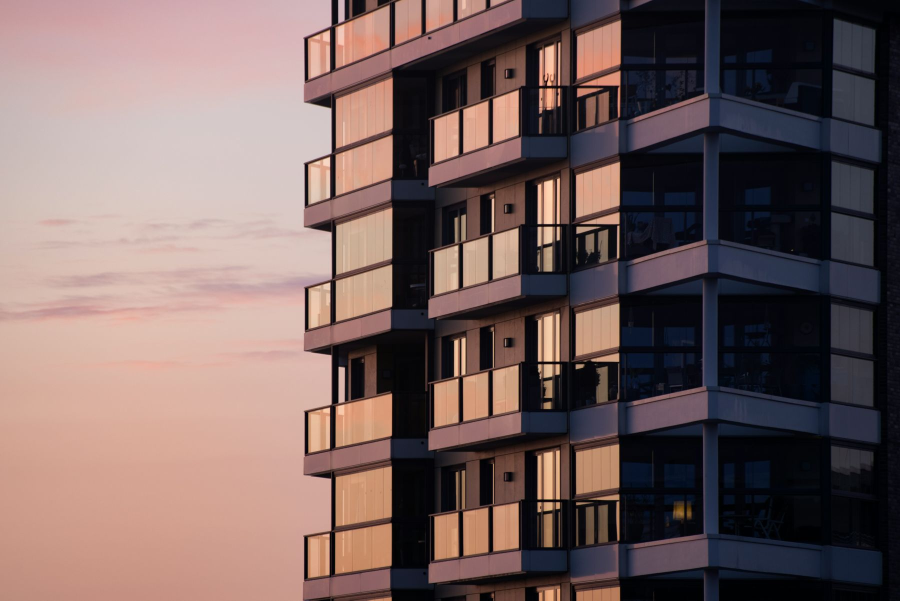
#> input picture backend/app/modules/creative/assets/photos/glass-dusk.jpg, 1800 x 1201 px (shown at 1/2 size)
$ python -i analysis.py   (imports and definitions only)   (older library calls are emulated)
#> lines starting #> are read from the running program, lines starting #| are printed output that depends on the picture; after the words box and inside, x2 and y2 are one past the last pixel; in counts of white or black regions, pixels touching at a corner belong together
"""Photo quality analysis with OpenCV/numpy only: exposure, blur, size, tilt, noise and 'mostly sky or floor'.

    q = analyze(img)            # img: BGR uint8 ndarray, a PIL image, or a path
    q["score"], q["issues"], q["tips"]

Everything is measured on a copy downscaled to ANALYSIS_SIDE so a phone photo takes a few tens of milliseconds on a CPU.
The result is advice for the agent; it never changes the photo.
"""
from __future__ import annotations

import math
from pathlib import Path
from typing import Any, Dict, List, Optional, Tuple, Union

import cv2
import numpy as np
from PIL import Image, ImageOps

ANALYSIS_SIDE = 640          # long side used for every measurement
SMALL_LONG_SIDE = 800        # below this the photo looks soft on a phone screen and in cards
SMALL_SHORT_SIDE = 500

DARK_MEAN, DARK_P90 = 80.0, 150.0
BRIGHT_MEAN, BRIGHT_CLIP = 195.0, 0.22
BLUR_VAR = 50.0              # Laplacian variance (at ANALYSIS_SIDE) below this is soft
TILT_MIN, TILT_MAX = 1.2, 12.0   # degrees; beyond TILT_MAX the lines are perspective, not a tilted phone
NOISE_SIGMA = 3.0            # flat-area noise estimate at 1:1 (reads ~2/3 of the true sigma) above this is grainy
FLAT_BAND = 0.55             # a top or bottom band this tall with almost no detail = mostly sky or floor

ISSUES = ("dark", "bright", "blurry", "small", "tilted", "noisy", "mostly_sky_or_floor")
TIPS = {
    "dark": "Take it again with the lights on, or by day near a window.",
    "bright": "Too bright: avoid pointing at a window or the sun.",
    "blurry": "Blurry: hold the phone still and tap to focus.",
    "small": "Small photo: send the original from the camera, not a forwarded copy.",
    "tilted": "Hold the phone straight so walls look upright.",
    "noisy": "Grainy: more light helps more than zoom.",
    "mostly_sky_or_floor": "Point the camera at the room, not the floor or the sky.",
}
PENALTY = {"dark": 26, "bright": 20, "blurry": 30, "small": 18, "tilted": 12, "noisy": 10, "mostly_sky_or_floor": 16}

ImageLike = Union[np.ndarray, Image.Image, str, Path]


def load_bgr(src: ImageLike) -> np.ndarray:
    """BGR uint8 array from an array, a PIL image or a file (EXIF orientation applied)."""
    if isinstance(src, np.ndarray):
        img = src
        if img.ndim == 2:
            img = cv2.cvtColor(img, cv2.COLOR_GRAY2BGR)
        elif img.shape[2] == 4:
            img = cv2.cvtColor(img, cv2.COLOR_BGRA2BGR)
        return np.ascontiguousarray(img.astype(np.uint8, copy=False))
    if isinstance(src, (str, Path)):
        with Image.open(src) as im:
            return load_bgr(ImageOps.exif_transpose(im))
    im = src.convert("RGB")
    return cv2.cvtColor(np.asarray(im), cv2.COLOR_RGB2BGR)


def downscale(img: np.ndarray, side: int = ANALYSIS_SIDE) -> np.ndarray:
    h, w = img.shape[:2]
    s = side / max(h, w)
    if s >= 1:
        return img
    return cv2.resize(img, (max(1, round(w * s)), max(1, round(h * s))), interpolation=cv2.INTER_AREA)


# ---- single measurements ----------------------------------------------------------------------------
def exposure(gray: np.ndarray) -> Dict[str, float]:
    g = gray.astype(np.float32)
    return {"mean": float(g.mean()), "p10": float(np.percentile(g, 10)), "p90": float(np.percentile(g, 90)),
            "clip_hi": float((gray >= 250).mean()), "clip_lo": float((gray <= 5).mean())}


def sharpness(gray: np.ndarray) -> float:
    """Variance of the Laplacian at ANALYSIS_SIDE. Sharp room photos measure 200-1300; a soft one is below ~50."""
    return float(cv2.Laplacian(gray, cv2.CV_32F, ksize=1).var())


def centre_crop_gray(img: np.ndarray, side: int = 900) -> np.ndarray:
    """A full-resolution centre crop (noise disappears when a photo is downscaled, so it is measured at 1:1)."""
    h, w = img.shape[:2]
    s = min(h, w, side)
    y, x = (h - s) // 2, (w - s) // 2
    return cv2.cvtColor(img[y:y + s, x:x + s], cv2.COLOR_BGR2GRAY)


def noise_sigma(gray: np.ndarray) -> float:
    """Immerkaer's fast noise estimate restricted to flat areas (low gradient), where texture cannot pass for grain."""
    g = gray.astype(np.float32)
    k = np.array([[1, -2, 1], [-2, 4, -2], [1, -2, 1]], np.float32)
    r = np.abs(cv2.filter2D(g, -1, k))[1:-1, 1:-1]
    gx = cv2.Sobel(g, cv2.CV_32F, 1, 0, ksize=3)
    gy = cv2.Sobel(g, cv2.CV_32F, 0, 1, ksize=3)
    mag = cv2.GaussianBlur(np.hypot(gx, gy), (0, 0), 2)[1:-1, 1:-1]
    flat = mag < np.percentile(mag, 30)
    # shadows clip to black, highlights to white: neither shows grain, so leave them out
    mid = (g[1:-1, 1:-1] > 12) & (g[1:-1, 1:-1] < 243)
    sel = r[flat & mid]
    if sel.size < 500:
        return 0.0
    return float(math.sqrt(math.pi / 2) * sel.mean() / 6.0)


def tilt_angle(gray: np.ndarray) -> Tuple[float, int]:
    """Roll of the camera in degrees (+ means the scene leans clockwise, so rotate counter-clockwise to fix) from the
    near-vertical lines (walls, door frames, window edges): length-weighted median. Returns (angle, line count)."""
    edges = cv2.Canny(cv2.GaussianBlur(gray, (3, 3), 0), 60, 160)
    h, w = gray.shape
    lines = cv2.HoughLinesP(edges, 1, np.pi / 360, threshold=40, minLineLength=max(30, int(0.12 * min(h, w))), maxLineGap=6)
    if lines is None:
        return 0.0, 0
    angs, wts, xs = [], [], []
    for x1, y1, x2, y2 in np.asarray(lines).reshape(-1, 4):
        dx, dy = float(x2 - x1), float(y2 - y1)
        length = math.hypot(dx, dy)
        if dy == 0:
            continue
        # deviation of the segment from vertical, in degrees, signed
        a = math.degrees(math.atan2(dx, dy))
        if a > 90:
            a -= 180
        elif a < -90:
            a += 180
        if abs(a) <= TILT_MAX:
            angs.append(a)
            wts.append(length)
            xs.append((x1 + x2) / 2)
    if len(angs) < 3:
        return 0.0, len(angs)
    whole = _wmedian(angs, wts)
    # Converging verticals (a tall building shot from below, a room shot looking down) lean in opposite directions on
    # the two sides of the frame: that is perspective, not a rolled phone. The roll is the mean of the two sides.
    left = [(a, wt) for a, wt, x in zip(angs, wts, xs) if x < w / 2]
    right = [(a, wt) for a, wt, x in zip(angs, wts, xs) if x >= w / 2]
    if len(left) >= 2 and len(right) >= 2:
        l, r = _wmedian(*zip(*left)), _wmedian(*zip(*right))
        if l * r < 0 and min(abs(l), abs(r)) >= 1.0:
            return (l + r) / 2, len(angs)
    return whole, len(angs)


def _wmedian(vals, wts) -> float:
    order = np.argsort(vals)
    a = np.asarray(vals, np.float64)[order]
    wt = np.asarray(wts, np.float64)[order]
    cum = np.cumsum(wt)
    return float(a[min(len(a) - 1, np.searchsorted(cum, cum[-1] / 2))])


def flat_bands(gray: np.ndarray) -> Tuple[float, float]:
    """Fraction of the height, from the top and from the bottom, made of rows with almost no detail (sky, bare floor)."""
    g = cv2.GaussianBlur(gray, (0, 0), 1.0).astype(np.float32)
    gy = np.abs(cv2.Sobel(g, cv2.CV_32F, 1, 1, ksize=3))
    rows = gy.mean(axis=1)
    std_rows = g.std(axis=1)
    flat = (rows < 2.0) & (std_rows < 14)
    n = len(flat)

    def run(seq) -> int:
        c = miss = 0
        for i, f in enumerate(seq):
            if f:
                c, miss = i + 1, 0
            else:
                miss += 1
                if miss > max(2, n // 40):
                    break
        return c

    return run(flat) / n, run(flat[::-1]) / n


# ---- the analysis -----------------------------------------------------------------------------------
def analyze(src: ImageLike, original_size: Optional[Tuple[int, int]] = None) -> Dict[str, Any]:
    """{score 0-100, issues [..], tips [..], metrics {..}, width, height}. `original_size` (w, h) overrides the size check
    when `src` is already a downscaled copy."""
    img = load_bgr(src)
    h0, w0 = img.shape[:2]
    w, h = original_size or (w0, h0)
    small = downscale(img)
    gray = cv2.cvtColor(small, cv2.COLOR_BGR2GRAY)
    exp = exposure(gray)
    sharp = sharpness(gray)
    noise = noise_sigma(centre_crop_gray(img))
    tilt, nlines = tilt_angle(gray)
    top, bottom = flat_bands(gray)

    issues: List[str] = []
    sev: Dict[str, float] = {}
    if exp["mean"] < DARK_MEAN and exp["p90"] < DARK_P90 + 40:
        issues.append("dark")
        sev["dark"] = min(1.0, (DARK_MEAN - exp["mean"]) / 50 + 0.4)
    elif exp["mean"] > BRIGHT_MEAN or exp["clip_hi"] > BRIGHT_CLIP:
        issues.append("bright")
        sev["bright"] = min(1.0, max((exp["mean"] - BRIGHT_MEAN) / 40, (exp["clip_hi"] - BRIGHT_CLIP) / 0.3) + 0.4)
    if sharp < BLUR_VAR:
        issues.append("blurry")
        sev["blurry"] = min(1.0, (BLUR_VAR - sharp) / BLUR_VAR + 0.3)
    if max(w, h) < SMALL_LONG_SIDE or min(w, h) < SMALL_SHORT_SIDE:
        issues.append("small")
        sev["small"] = 1.0 if max(w, h) < 480 else 0.6
    if TILT_MIN <= abs(tilt) <= TILT_MAX and nlines >= 4:
        issues.append("tilted")
        sev["tilted"] = min(1.0, abs(tilt) / 4)
    if noise > NOISE_SIGMA:
        issues.append("noisy")
        sev["noisy"] = min(1.0, (noise - NOISE_SIGMA) / 4 + 0.4)
    if max(top, bottom) >= FLAT_BAND:
        issues.append("mostly_sky_or_floor")
        sev["mostly_sky_or_floor"] = 1.0

    score = 100.0 - sum(PENALTY[i] * sev[i] for i in issues)
    score = int(round(max(0.0, min(100.0, score))))
    return {"score": score, "issues": issues, "tips": [TIPS[i] for i in issues][:3], "width": int(w), "height": int(h),
            "metrics": {"brightness": round(exp["mean"], 1), "p90": round(exp["p90"], 1), "clip_hi": round(exp["clip_hi"], 3),
                        "sharpness": round(sharp, 1), "noise": round(noise, 2), "tilt": round(tilt, 2), "tilt_lines": nlines,
                        "flat_top": round(top, 2), "flat_bottom": round(bottom, 2)}}


# [6 lines left out: function label, not called in this run]

>>> import cv2
>>> picture = cv2.imread('../creative/assets/photos/glass-dusk.jpg')
#> picture is the input picture: shape (1201, 1800, 3); mean B, G, R 94.6, 96.5, 116.7
>>> result = analyze(picture)
#> in analyze, `gray = cv2.cvtColor(small, cv2.COLOR_BGR2GRAY)`:
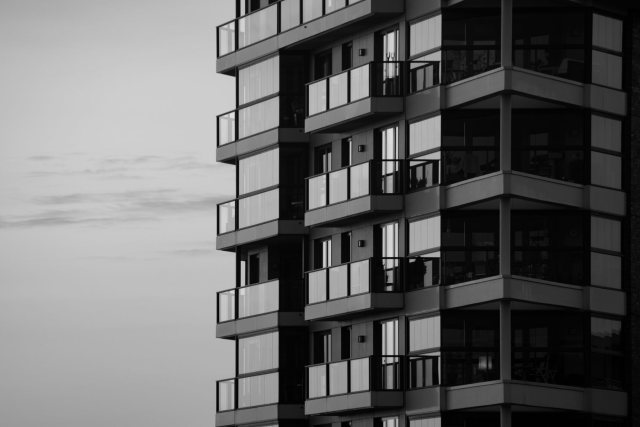
#> gray: shape (427, 640); min 0, max 222, mean 102.4
#> in analyze, `exp = exposure(gray)`: exp = {'mean': 102.4, 'p10': 6, 'p90': 198, 'clip_hi': 0, 'clip_lo': 0.0781}
#> in analyze, `sharp = sharpness(gray)`: sharp = 577.8
#> in noise_sigma, `gx = cv2.Sobel(g, cv2.CV_32F, 1, 0, ksize=3)`:
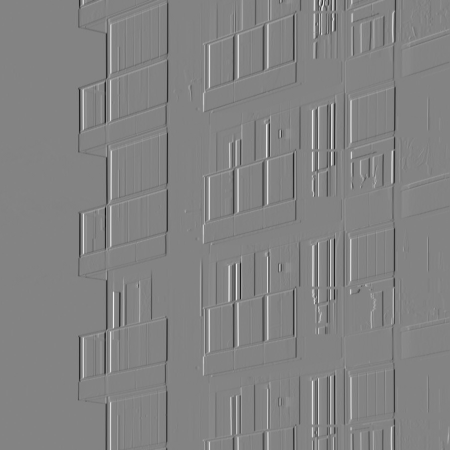
#> gx: shape (900, 900) float32 (shown at 1/2 size); min -739, max 696, mean -1.4; drawn with min black and max white
#> in noise_sigma, `mag = cv2.GaussianBlur(np.hypot(gx, gy), (0, 0), 2)[1:-1, 1:-1]`:
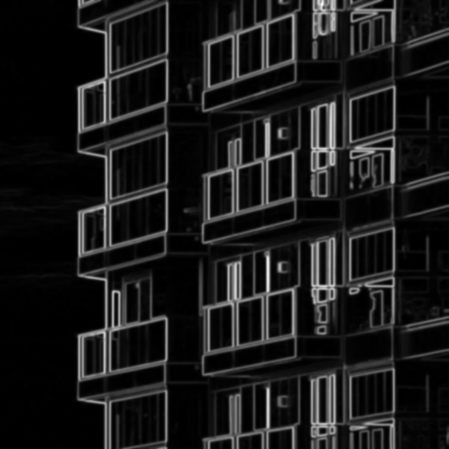
#> mag: shape (898, 898) float32 (shown at 1/2 size); min 0, max 398.4, mean 39.7; drawn with min black and max white
#> in noise_sigma, `flat = mag < np.percentile(mag, 30)`:
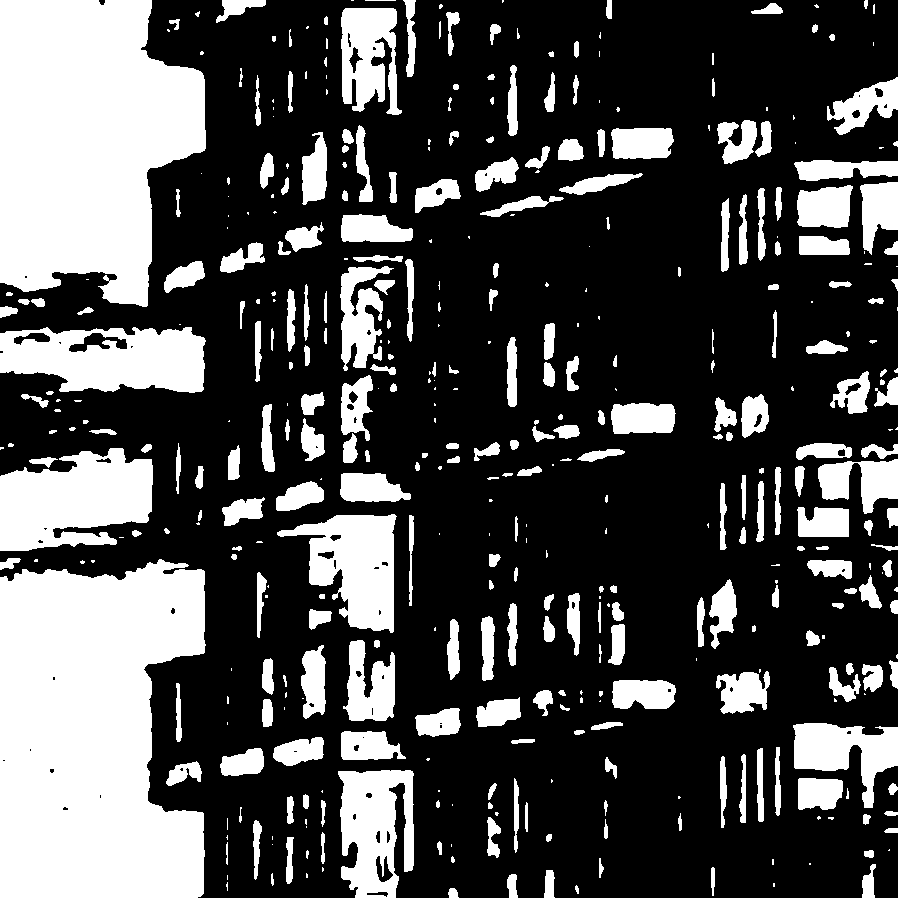
#> flat: shape (898, 898) bool; 30% white; 438 white regions (149 under 20 px), largest, box (x1, y1, x2, y2) and area: (0, 559, 206, 898) 58507, (0, 0, 206, 307) 48269, (0, 448, 153, 551) 11470
#> in noise_sigma, `mid = (g[1:-1, 1:-1] > 12) & (g[1:-1, 1:-1] < 243)`:
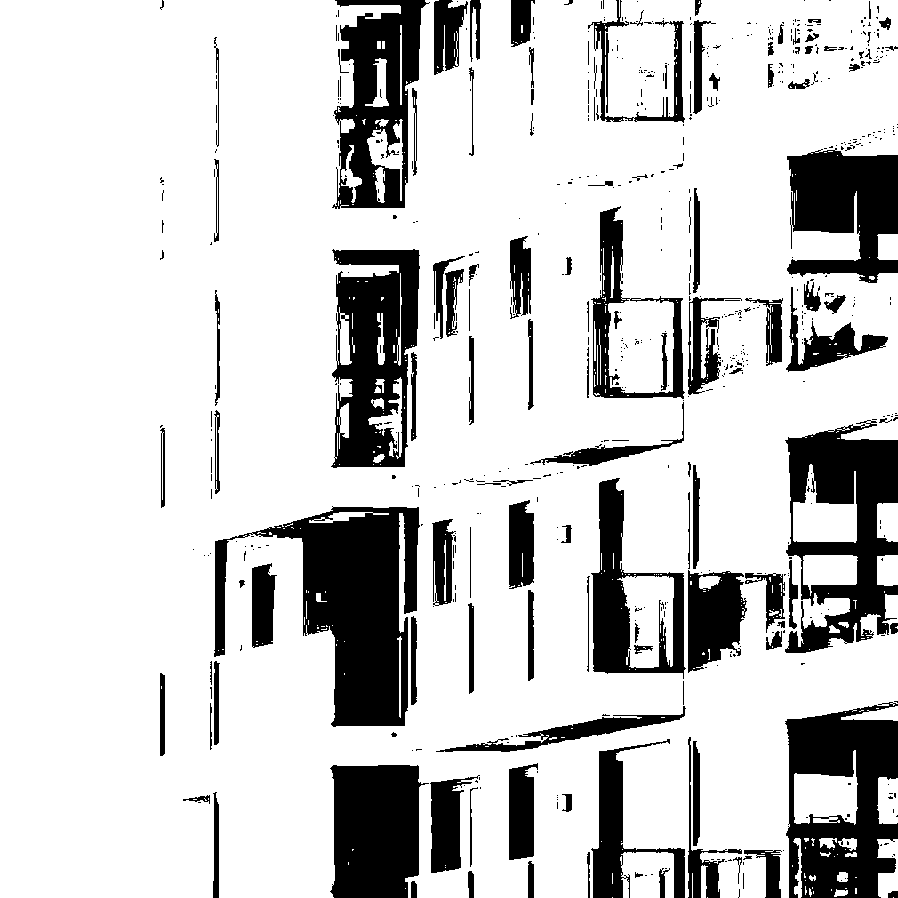
#> mid: shape (898, 898) bool; 80.1% white; 644 black regions (518 under 20 px), largest, box (x1, y1, x2, y2) and area: (214, 506, 420, 727) 21258, (785, 702, 898, 898) 14206, (785, 420, 898, 653) 13819
#> in analyze, `noise = noise_sigma(centre_crop_gray(img))`: noise = 0.0314
#> in tilt_angle, `edges = cv2.Canny(cv2.GaussianBlur(gray, (3, 3), 0), 60, 160)`:
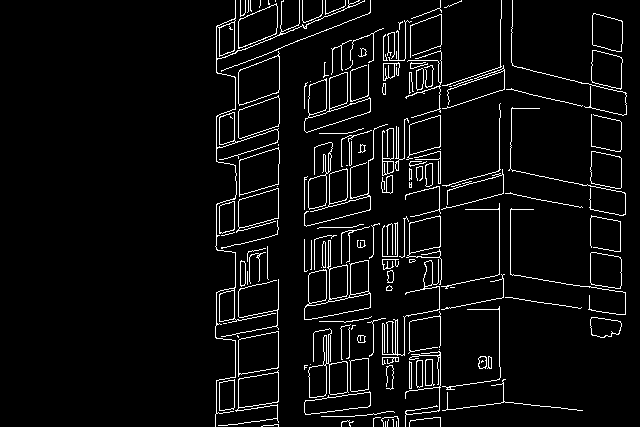
#> edges: shape (427, 640); 5.2% white in thin lines or dots, all inside (x1, y1, x2, y2) = (215, 0, 627, 427)
#> in tilt_angle, `lines = cv2.HoughLinesP(edges, 1, np.pi / 360, threshold=40, minLineLe..`: lines = 68 rows, first 6: [499, 366, 499, 306], [440, 183, 440, 108], [278, 218, 278, 164], [238, 410, 238, 333], [590, 209, 591, 107], [278, 401, 278, 328]
#> the loop in tilt_angle, `for x1, y1, x2, y2 in np.asarray(lines).reshape(-1, 4):` made 68 passes
#> (x1, y1, x2, y2, dx, dy, length, a) on passes 1 to 8: (499, 366, 499, 306, 0, -60, 60, 0), (440, 183, 440, 108, 0, -75, 75, 0), (278, 218, 278, 164, 0, -54, 54, 0), (238, 410, 238, 333, 0, -77, 77, 0), (590, 209, 591, 107, 1, -102, 102, -0.562), (278, 401, 278, 328, 0, -73, 73, 0), (409, 390, 409, 315, 0, -75, 75, 0), (326, 398, 326, 329, 0, -69, 69, 0)
#> after the loop in tilt_angle, `for x1, y1, x2, y2 in np.asarray(lines).reshape(-1, 4):`: angs = [0, 0, 0, 0, -0.562, 0, 0, 0, 0, 0, 0, 0, 0, 0, 0, 0, -0.881, 2.6, 0, 0, -0.988]; wts = [60, 75, 54, 77, 102, 73, 75, 69, 53, 53, 54, 76, 67, 69, 68, 56, 65.01, 66.07, 58, 55, 58.01]; xs = [499, 440, 278, 238, 590.5, 278, 409, 326, 500, 387, 350, 499, 392, 409, 440, 382, 510.5, 325.5, 383, 499, 511.5]
#> in _wmedian, `order = np.argsort(vals)`: order = 21 values, max 20 at index 0, min 0 at index 10, mean 10
#> in _wmedian, `a = np.asarray(vals, np.float64)[order]`: a = 21 values from -0.988 to 2.6
#> in _wmedian, `wt = np.asarray(wts, np.float64)[order]`: wt = 21 values, max 102 at index 2, min 53 at index 11, mean 65.86
#> in _wmedian, `cum = np.cumsum(wt)`: cum = 21 values from 58.01 to 1383.1
#> in tilt_angle, `whole = _wmedian(angs, wts)`: whole = 0
#> in tilt_angle, `left = [(a, wt) for a, wt, x in zip(angs, wts, xs) if x < w / 2]`: left = [(0, 54), (0, 77), (0, 73)]
#> in tilt_angle, `right = [(a, wt) for a, wt, x in zip(angs, wts, xs) if x >= w / 2]`: right = [(0, 60), (0, 75), (-0.562, 102), (0, 75), (0, 69), (0, 53), (0, 53), (0, 54), (0, 76), (0, 67), (0, 69), (0, 68), (0, 56), (-0.881, 65.01), (2.6, 66.07), (0, 58), (0, 55), (-0.988, 58.01)]
#> in tilt_angle, `l, r = _wmedian(*zip(*left)), _wmedian(*zip(*right))`: l = 0
#> in analyze, `tilt, nlines = tilt_angle(gray)`: nlines = 21
#> in flat_bands, `gy = np.abs(cv2.Sobel(g, cv2.CV_32F, 1, 1, ksize=3))`:
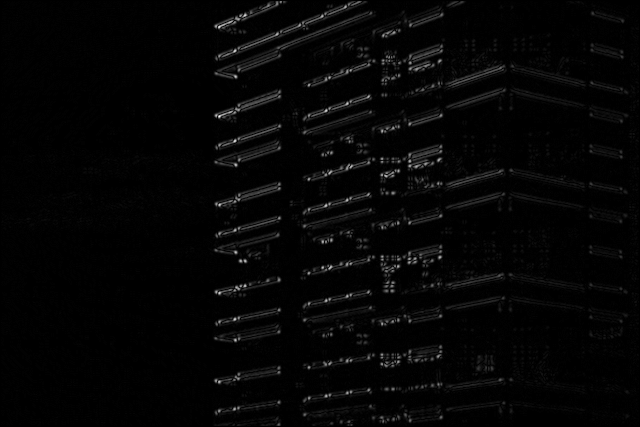
#> gy: shape (427, 640) float32; min 0, max 91, mean 1.9; drawn with min black and max white
#> in flat_bands, `rows = gy.mean(axis=1)`: rows = 427 values, max 3.47 at index 69, min 0 at index 0, mean 1.94
#> in flat_bands, `std_rows = g.std(axis=1)`: std_rows = 427 values, max 86.03 at index 116, min 58.91 at index 401, mean 76.56
#> in flat_bands, `n = len(flat)`: n = 427
#> the loop in run, `for i, f in enumerate(seq):` made 11 passes
#> the loop in run (call 2), `for i, f in enumerate(seq):` made 11 passes
#> in analyze, `top, bottom = flat_bands(gray)`: top = 0
#> result = 6 items
